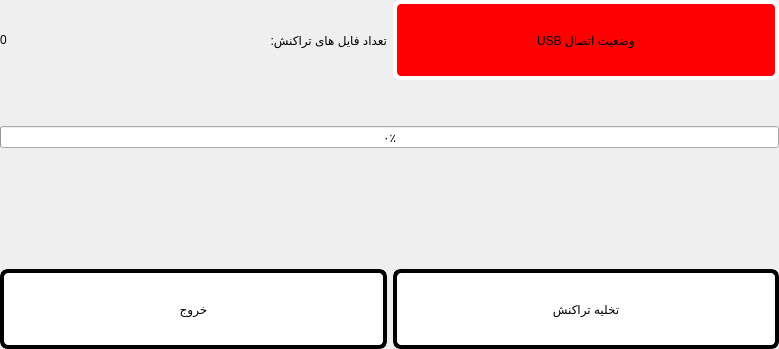
     <widget class="QWidget" name="tabTransactions">
      <attribute name="title">
       <string>Page</string>
      </attribute>
      <layout class="QGridLayout" name="gridLayout_11">
       <property name="leftMargin">
        <number>0</number>
       </property>
       <property name="topMargin">
        <number>0</number>
       </property>
       <property name="rightMargin">
        <number>0</number>
       </property>
       <property name="bottomMargin">
        <number>0</number>
       </property>
       <item row="4" column="0" colspan="2">
        <spacer name="verticalSpacer_11">
         <property name="orientation">
          <enum>Qt::Vertical</enum>
         </property>
         <property name="sizeHint" stdset="0">
          <size>
           <width>779</width>
           <height>115</height>
          </size>
         </property>
        </spacer>
       </item>
       <item row="0" column="0">
        <layout class="QHBoxLayout" name="horizontalLayout_3">
         <item>
          <widget class="QLabel" name="lblUsbTransactionsCount">
           <property name="minimumSize">
            <size>
             <width>0</width>
             <height>80</height>
            </size>
           </property>
           <property name="locale">
            <locale language="Persian" country="Iran"/>
           </property>
           <property name="text">
            <string>0</string>
           </property>
           <property name="alignment">
            <set>Qt::AlignLeading|Qt::AlignLeft|Qt::AlignVCenter</set>
           </property>
          </widget>
         </item>
         <item>
          <widget class="QLabel" name="label_17">
           <property name="minimumSize">
            <size>
             <width>0</width>
             <height>80</height>
            </size>
           </property>
           <property name="text">
            <string>تعداد فایل های تراکنش:</string>
           </property>
           <property name="alignment">
            <set>Qt::AlignLeading|Qt::AlignLeft|Qt::AlignVCenter</set>
           </property>
          </widget>
         </item>
        </layout>
       </item>
       <item row="5" column="0">
        <widget class="QPushButton" name="btnExitTransactions">
         <property name="sizePolicy">
          <sizepolicy hsizetype="Preferred" vsizetype="Preferred">
           <horstretch>0</horstretch>
           <verstretch>0</verstretch>
          </sizepolicy>
         </property>
         <property name="minimumSize">
          <size>
           <width>0</width>
           <height>80</height>
          </size>
         </property>
         <property name="maximumSize">
          <size>
           <width>16777215</width>
           <height>80</height>
          </size>
         </property>
         <property name="styleSheet">
          <string notr="true">border: 4px solid black;
border-radius: 8px;
background-color: rgb(255, 255, 255);</string>
         </property>
         <property name="text">
          <string>خروج</string>
         </property>
        </widget>
       </item>
       <item row="5" column="1">
        <widget class="QPushButton" name="btnSaveTransactions">
         <property name="sizePolicy">
          <sizepolicy hsizetype="Preferred" vsizetype="Preferred">
           <horstretch>0</horstretch>
           <verstretch>0</verstretch>
          </sizepolicy>
         </property>
         <property name="minimumSize">
          <size>
           <width>0</width>
           <height>80</height>
          </size>
         </property>
         <property name="maximumSize">
          <size>
           <width>16777215</width>
           <height>80</height>
          </size>
         </property>
         <property name="styleSheet">
          <string notr="true">border: 4px solid black;
border-radius: 8px;
background-color: rgb(255, 255, 255);</string>
         </property>
         <property name="text">
          <string>تخلیه تراکنش</string>
         </property>
        </widget>
       </item>
       <item row="3" column="0" colspan="2">
        <widget class="QProgressBar" name="progressTransactions">
         <property name="styleSheet">
          <string notr="true"/>
         </property>
         <property name="locale">
          <locale language="Persian" country="Iran"/>
         </property>
         <property name="value">
          <number>0</number>
         </property>
        </widget>
       </item>
       <item row="0" column="1">
        <widget class="QLabel" name="lblUsbTransactionStatus">
         <property name="minimumSize">
          <size>
           <width>0</width>
           <height>80</height>
          </size>
         </property>
         <property name="styleSheet">
          <string notr="true">background-color: rgb(255, 0, 0);
border: 4px solid white;
border-radius: 8px;</string>
         </property>
         <property name="text">
          <string>USB وضعیت اتصال</string>
         </property>
         <property name="alignment">
          <set>Qt::AlignCenter</set>
         </property>
        </widget>
       </item>
       <item row="2" column="0" colspan="2">
        <spacer name="verticalSpacer_12">
         <property name="orientation">
          <enum>Qt::Vertical</enum>
         </property>
         <property name="sizeHint" stdset="0">
          <size>
           <width>20</width>
           <height>40</height>
          </size>
         </property>
        </spacer>
       </item>
      </layout>
     </widget>
